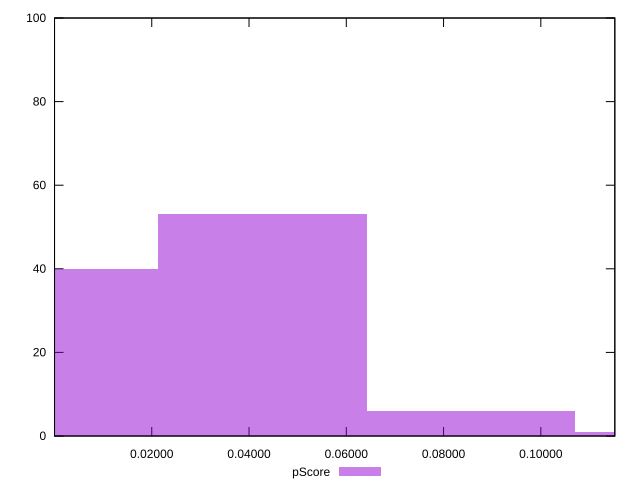

This figure's gnuplot source:
reset

$pScore <<EOF
0.08554767272775413 6
0 40
0.04277383636387706 53
0.1283215090916312 1
EOF

set key outside below
set boxwidth 0.04277383636387706
set xrange [0.000010464456387415666:0.11521316193647624]
set yrange [0:100]
set trange [0:100]
set style fill transparent solid 0.5 noborder
set terminal svg size 640, 490 enhanced background rgb 'white'
set output "reports/report_00027_2021-02-24T12-40-31.850Z/max-potential-fid/samples/astro/pScore/histogram.svg"

plot $pScore title "pScore" with boxes

reset
